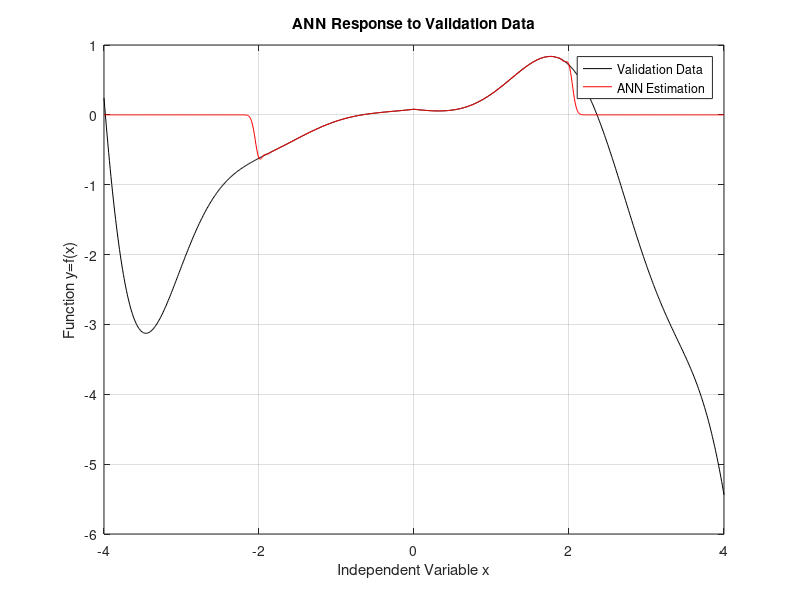
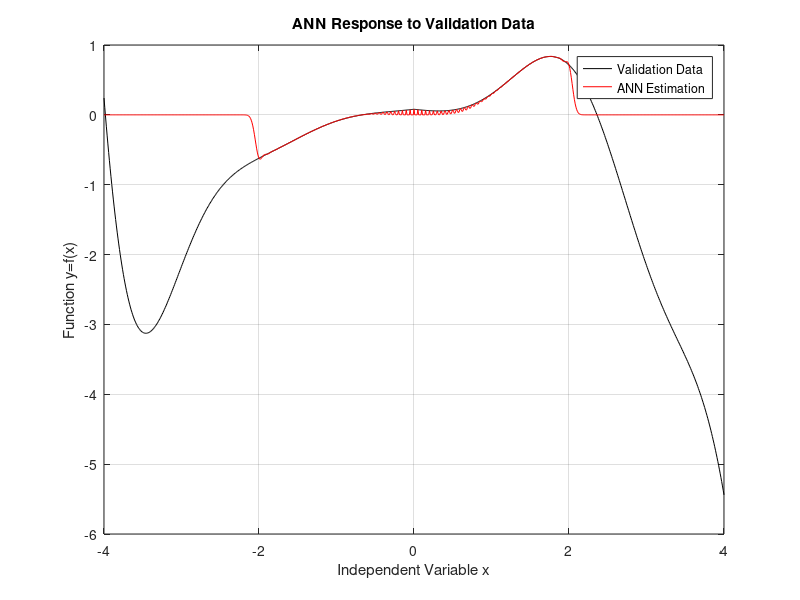
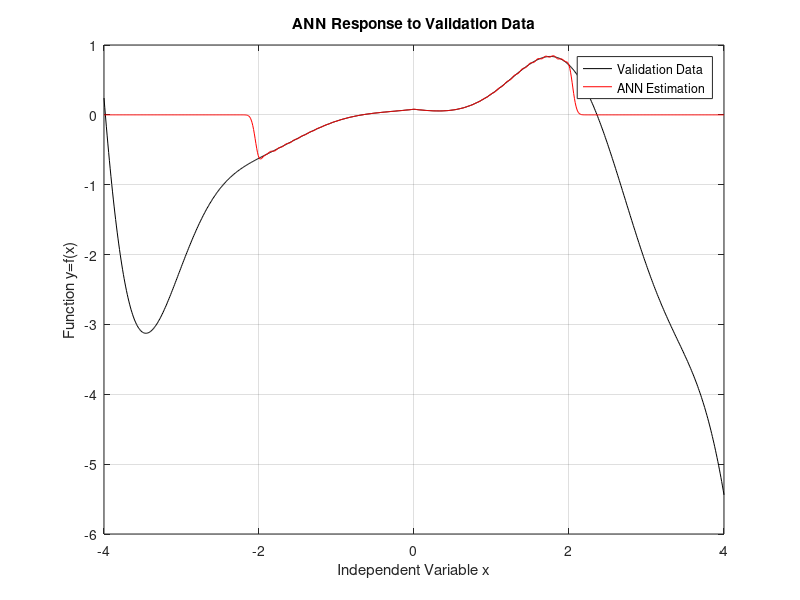
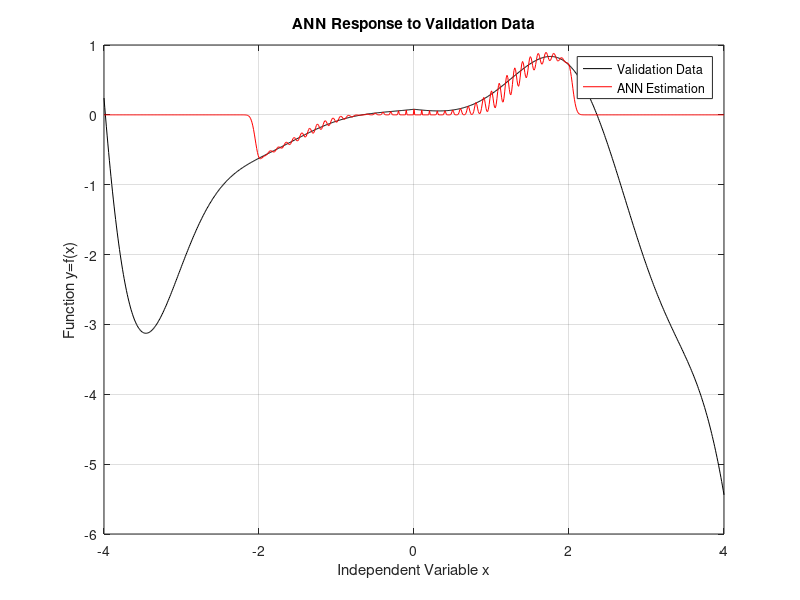

Here is the MATLAB script that generated these plots, in order:
% MAE 565 Artificial Intelligence Techniques in MAE - Demo
% ANN for Function Approximation - ANN Training in one Step

% RBF ANN - Arbitrary number of neurons (centers)
for TrialCenter=1:2
    for TrialSigma=1:2
        
        %     close all
        clearvars -except TrialCenter TrialSigma
        load NN_proj_data_06
        
        inp1=inp_train;
        y=y6;
        
%         figure,plot(inp1,y)
%         title('Function To Be Approximated - Training Data')
%         xlabel('Independent Variable x')
%         ylabel('Function y=f(x)')
%         grid
        
        % Define the ANN parameters
        if TrialCenter == 1
            centers = inp1;
        elseif TrialCenter == 2
            centers = [-2:0.1:2];
        end
        
        if TrialSigma == 1
            sigma = 0.05;                    % width of the Gaussian
        elseif TrialSigma == 2
            sigma=[-0.05:0.1/length(centers):0.05];
            sigma=sigma(1:length(centers));
        end
        
        
        
        % Start the training process - only one iteration to determine the weights
        if TrialSigma == 1
            for i = 1:length(centers)
                for j = 1:length(inp1)
                    D(i,j) = abs(centers(i)-inp1(j));         % Compute the distance between centers and the training data points (Matrix D)
                    PhiofD(i,j) = 1/sqrt(2*pi*sigma^2)*exp(-D(i,j).^2/2/sigma^2);
                end
            end
        elseif TrialSigma == 2
            for i = 1:length(centers)
                for j = 1:length(inp1)
                    D(i,j) = abs(centers(i)-inp1(j));         % Compute the distance between centers and the training data points (Matrix D)
                    PhiofD(i,j) = 1/sqrt(2*pi*sigma(i).^2)*exp(-D(i,j).^2/2/sigma(i).^2);
                end
            end
        end
        % Compute the values of the Gaussian function for distances between centers and points
        % = output of the HL
        
        
        % Compute the weights
        Z(:,TrialCenter,TrialSigma) = pinv(PhiofD)'*y';
        
        
        % ANN validation process
        % Step #1  -  Test the ANN with the inputs of the training data
        
        for i = 1:length(inp1)
            
            % distance to centers
            d2c = abs(centers-inp1(i));
            
            % output of the HL
            if TrialSigma == 1
                yHL = 1/sqrt(2*pi*sigma^2).*exp(-d2c.^2/2/sigma^2);
            elseif TrialSigma == 2
                yHL = 1./sqrt(2*pi.*sigma.^2).*exp(-d2c.^2./2./sigma.^2);
            end
            % output of ANN
            YestO(i) = yHL*Z(:,TrialCenter,TrialSigma);
            
        end
        
%         figure, plot(inp1,y,'k',inp1,YestO,'r')
%         title('ANN Response to Training Data')
%         legend('Training Data','ANN Estimation',2)
%         xlabel('Independent Variable x')
%         ylabel('Function y=f(x)')
%         grid
        
        
        % Step #2  -  Test the ANN with different data but still produced by the
        % same "function"
        
        inp1val=inp_valid;
        yval=y6val;
        
        % Compute the ANN estimation using the weights obtained through training
        for i = 1:length(inp1val)
            
            % distance to centers
            d2c = abs(centers-inp1val(i));
            
            % output of the HL
            if TrialSigma == 1
                yHL = 1/sqrt(2*pi*sigma^2).*exp(-d2c.^2/2/sigma^2);
            elseif TrialSigma == 2
                yHL = 1./sqrt(2*pi.*sigma.^2).*exp(-d2c.^2./2./sigma.^2);
            end
            % output of ANN
            YestO(i) = yHL*Z(:,TrialCenter,TrialSigma);
            
        end
        
        TrialFile = ['RBF_ANN_CenterCase' num2str(TrialCenter) '_SigmaCase' num2str(TrialSigma)]
        save(TrialFile);
        figure, plot(inp1val,yval,'k',inp1val,YestO,'r')
        title('ANN Response to Validation Data')
        legend('Validation Data','ANN Estimation')
        xlabel('Independent Variable x')
        ylabel('Function y=f(x)')
        grid
        
    end
end

clear
figure;

for TrialSigma = 1:2
    for TrialCenter = 1:2
        TrialFile = ['RBF_ANN_CenterCase' num2str(TrialCenter) '_SigmaCase' num2str(TrialSigma)]
        load(TrialFile);
        
        plot(inp1val,yval-YestO); hold on
        title('Error of the ANN Response to Validation Data Input')
        xlabel('Independent Variable x')
        ylabel('Estimation Error')
        grid on
        
    end
end